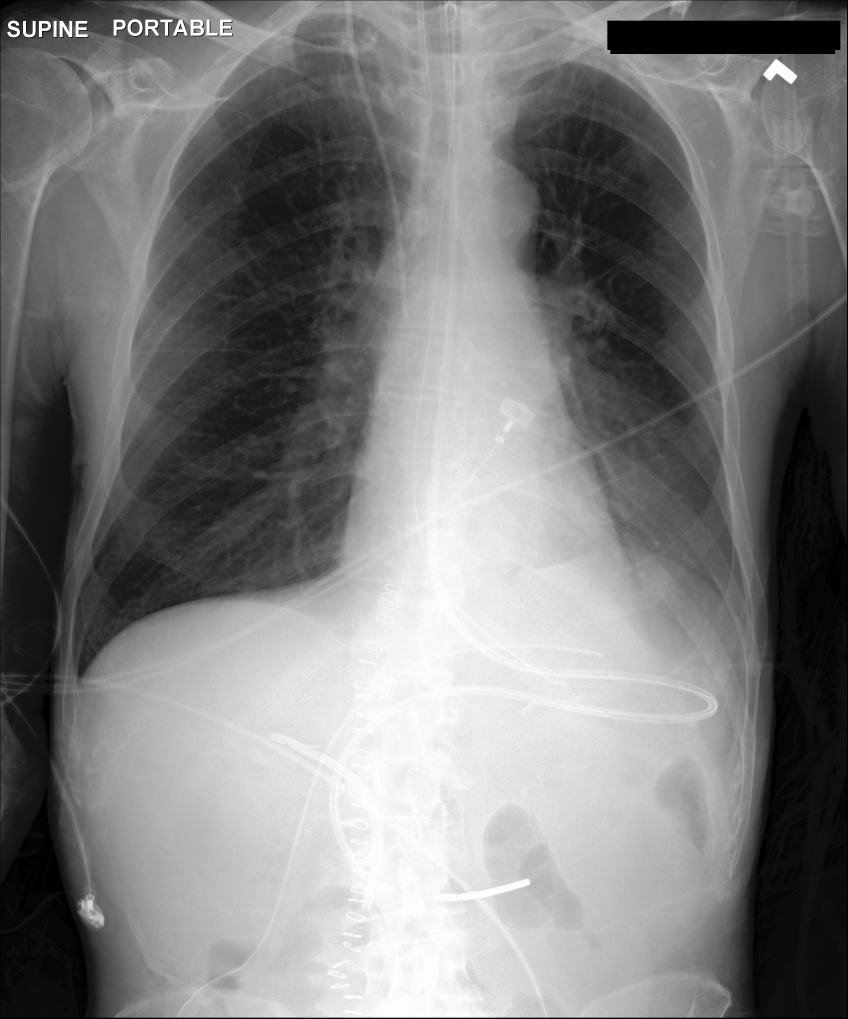
#> input picture paper_fig/worsening_prior.png, 2544 x 3056 px (shown at 1/3 size)
$ python figure.py
#> lines starting #> are read from the running program, lines starting #| are printed output that depends on the picture
import matplotlib.pyplot as plt
from PIL import Image

# Set style
plt.rcParams['font.family'] = 'serif'
plt.rcParams['font.size'] = 12

# =============================================================================
# Data
# =============================================================================
examples = [
    {
        'label': 'Worsening',
        'prior_path': 'paper_fig/worsening_prior.png',
        'current_path': 'paper_fig/worsening_current.png',
        'result_path': 'paper_fig/worsening_result.png',
        'gt': "Interval worsening of lung opacity [0.174,0.295,0.473,0.933] in right lung. Interval worsening of lung opacity [0.129,0.866,0.219,0.955] in right costophrenic angle. Interval worsening of lung opacity [0.513,0.277,0.808,0.960] in left lung. Stable atelectasis [0.513,0.277,0.808,0.960] in left lung. Stable atelectasis [0.536,0.683,0.808,0.960] in left lower lung zone. Interval worsening of lung opacity [0.732,0.857,0.821,0.946] in left costophrenic angle.",
        'output': "Interval worsening of lung opacity [0.188,0.290,0.464,0.929] in right lung. Interval worsening of lung opacity [0.188,0.661,0.464,0.929] in right lower lung zone. Interval worsening of lung opacity [0.330,0.491,0.460,0.692] in right hilar structures. Interval worsening of lung opacity [0.500,0.250,0.839,0.839] in left lung. Interval worsening of lung opacity [0.540,0.629,0.839,0.839] in left lower lung zone. Interval worsening of lung opacity [0.513,0.496,0.665,0.656] in left hilar structures."
    },
    {
        'label': 'Stable',
        'prior_path': 'paper_fig/stable_prior.png',
        'current_path': 'paper_fig/stable_current.png',
        'result_path': 'paper_fig/stable_result.png',
        'gt': "Stable atelectasis [0.237,0.094,0.589,0.531] in right lung. Stable finding [0.237,0.094,0.589,0.531] in right lung. Stable atelectasis [0.268,0.375,0.545,0.429] in right mid lung zone. Stable atelectasis [0.237,0.429,0.536,0.531] in right lower lung zone. Stable lung opacity [0.576,0.134,0.902,0.723] in left lung. Stable finding [0.576,0.134,0.902,0.723] in left lung. Stable lung opacity [0.621,0.143,0.893,0.375] in left upper lung zone. Stable lung opacity [0.625,0.375,0.902,0.500] in left mid lung zone. Stable finding [0.438,0.442,0.777,0.701] in cardiac silhouette.",
        'output': "Stable lung opacity [0.250,0.125,0.580,0.598] in right lung. Stable lung opacity [0.250,0.460,0.540,0.598] in right lower lung zone. Stable lung opacity [0.205,0.545,0.295,0.634] in right costophrenic angle. Stable lung opacity [0.580,0.170,0.871,0.750] in left lung. Stable lung opacity [0.580,0.522,0.871,0.750] in left lower lung zone. Stable lung opacity [0.826,0.688,0.915,0.777] in left costophrenic angle."
    },
    {
        'label': 'Improvement',
        'prior_path': 'paper_fig/improvement_prior.png',
        'current_path': 'paper_fig/improvement_current.png',
        'result_path': 'paper_fig/improvement_result.png',
        'gt': "Interval improvement of lung opacity [0.098,0.205,0.433,0.750] in right lung. Interval worsening of lung opacity [0.098,0.205,0.433,0.750] in right lung. Interval improvement of lung opacity [0.281,0.402,0.429,0.567] in right hilar structures. Interval improvement of lung opacity [0.478,0.219,0.768,0.638] in left lung. Interval worsening of lung opacity [0.478,0.219,0.768,0.638] in left lung. Interval improvement of lung opacity [0.478,0.411,0.616,0.518] in left hilar structures.",
        'output': "Interval improvement of lung opacity [0.089,0.219,0.433,0.759] in right lung. Interval improvement of lung opacity [0.263,0.411,0.415,0.576] in right hilar structures. Interval improvement of lung opacity [0.469,0.219,0.777,0.759] in left lung. Interval improvement of lung opacity [0.482,0.411,0.621,0.576] in left hilar structures."
    }
]

# =============================================================================
# Helper function
# =============================================================================
def resize_image(img, size=(300, 300)):
    return img.resize(size, Image.LANCZOS)

IMG_SIZE = (300, 300)

# =============================================================================
# Create figure
# =============================================================================
fig, axes = plt.subplots(3, 4, figsize=(24, 12),
                          gridspec_kw={'width_ratios': [1, 1, 1, 2.5]})

col_titles = ['Prior Image', 'Current Image', 'Prediction', 'Ground Truth / Model Output']

for row_idx, ex in enumerate(examples):
    # Load and resize images to same size
    prior_img = resize_image(Image.open(ex['prior_path']).convert('L'), IMG_SIZE)
#> in resize_image, `return img.resize(size, Image.LANCZOS)`:
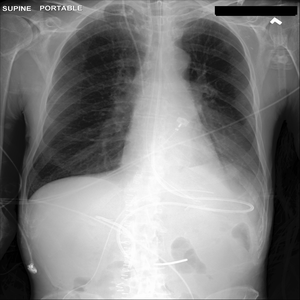
#> returned value: PIL image 300x300 L; min 0, max 255, mean 125.8
    current_img = resize_image(Image.open(ex['current_path']).convert('L'), IMG_SIZE)
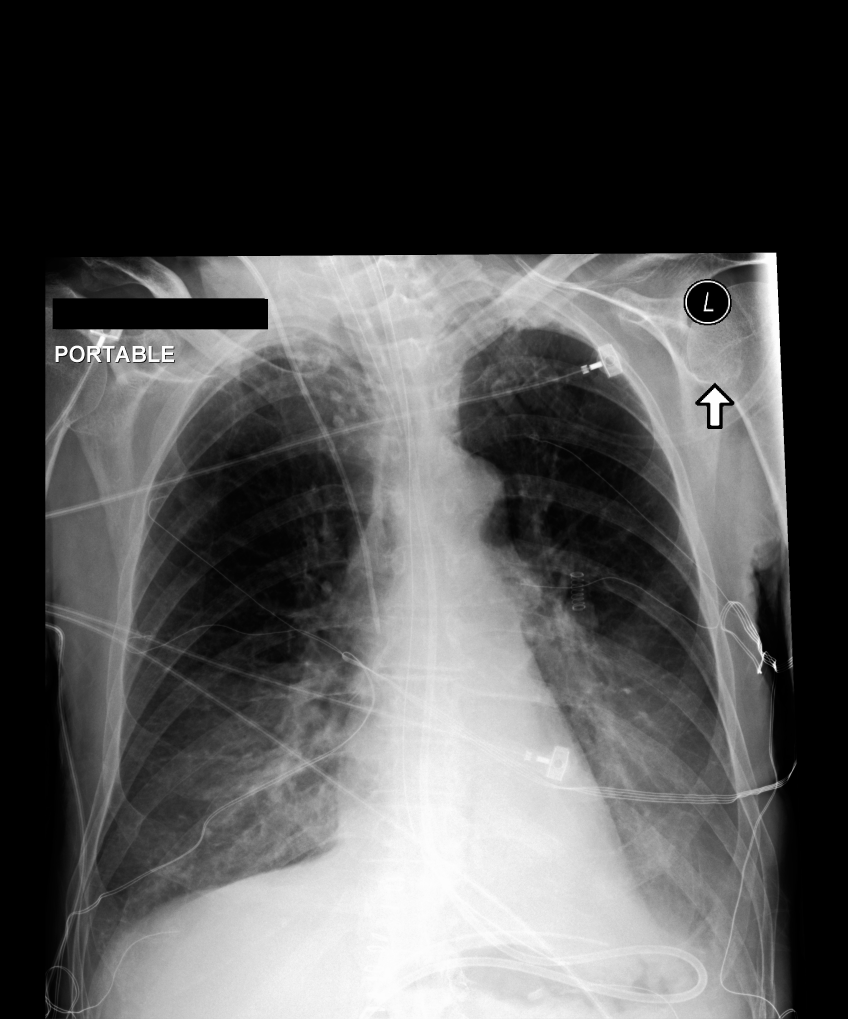
#> input picture paper_fig/worsening_current.png, 2544 x 3056 px (shown at 1/3 size)
#> call 2 of resize_image, with size = (300, 300)
#> in resize_image (call 2), `return img.resize(size, Image.LANCZOS)`:
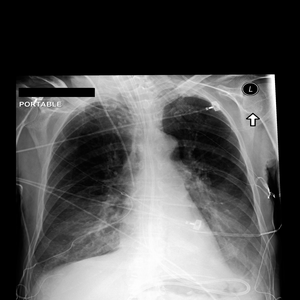
#> returned value: PIL image 300x300 L; min 0, max 255, mean 82.8
    result_img = resize_image(Image.open(ex['result_path']), IMG_SIZE)
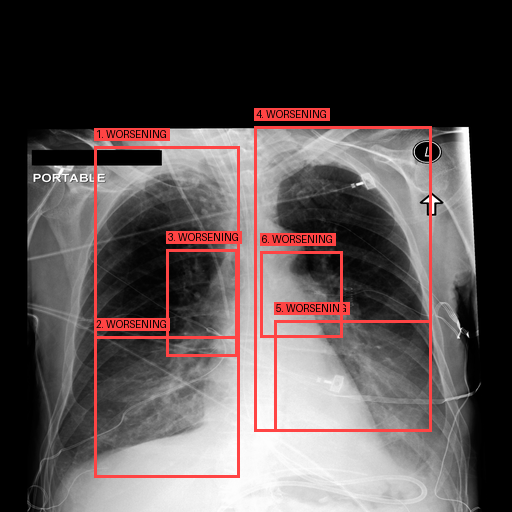
#> input picture paper_fig/worsening_result.png, 512 x 512 px
#> call 3 of resize_image, with size = (300, 300)
#> in resize_image (call 3), `return img.resize(size, Image.LANCZOS)`:
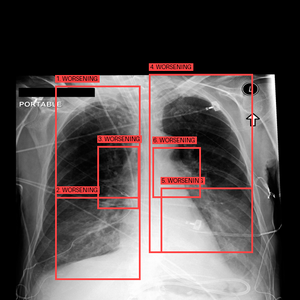
#> returned value: PIL image 300x300 RGB; mean R, G, B 89.4, 80, 80

    # Column 0: Prior image
    axes[row_idx, 0].imshow(prior_img, cmap='gray')
    axes[row_idx, 0].axis('off')

    # Column 1: Current image
    axes[row_idx, 1].imshow(current_img, cmap='gray')
    axes[row_idx, 1].axis('off')

    # Column 2: Result image
    axes[row_idx, 2].imshow(result_img)
    axes[row_idx, 2].axis('off')

    # Column 3: Text (GT and Output as paragraphs)
    axes[row_idx, 3].axis('off')

    # GT paragraph
    gt_text = f"Ground Truth: {ex['gt']}"
    axes[row_idx, 3].text(0.0, 0.95, gt_text, fontsize=15, color='black',
                          transform=axes[row_idx, 3].transAxes, va='top', ha='left',
                          wrap=True, fontfamily='serif',
                          bbox=dict(boxstyle='round,pad=0.3', facecolor='white', edgecolor='#cccccc'))

    # Output paragraph
    output_text = f"Model Output: {ex['output']}"
    axes[row_idx, 3].text(0.0, 0.45, output_text, fontsize=15, color='black',
                          transform=axes[row_idx, 3].transAxes, va='top', ha='left',
                          wrap=True, fontfamily='serif',
                          bbox=dict(boxstyle='round,pad=0.3', facecolor='white', edgecolor='#cccccc'))

    # Row label
    axes[row_idx, 0].set_ylabel(ex['label'], fontsize=14, fontweight='bold',
                                 rotation=90, labelpad=15, va='center')
#> pass 2 of the loop `for row_idx, ex in enumerate(examples):`:
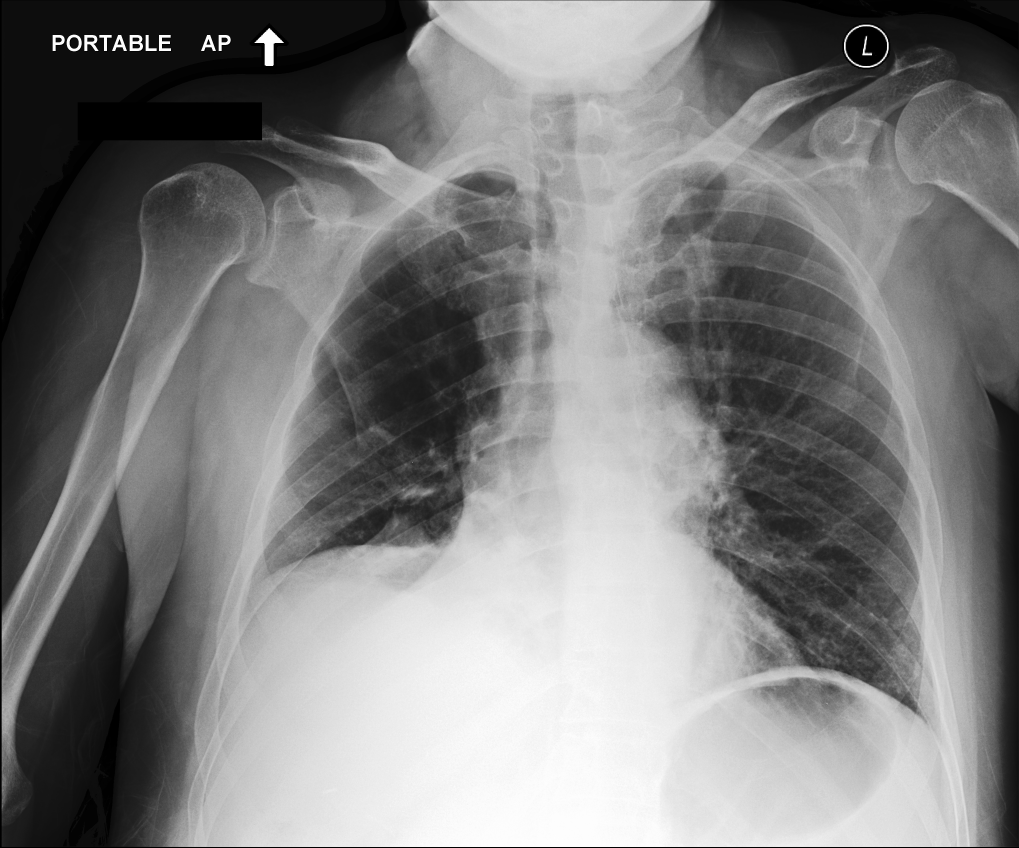
#> input picture paper_fig/stable_prior.png, 3056 x 2544 px (shown at 1/3 size)
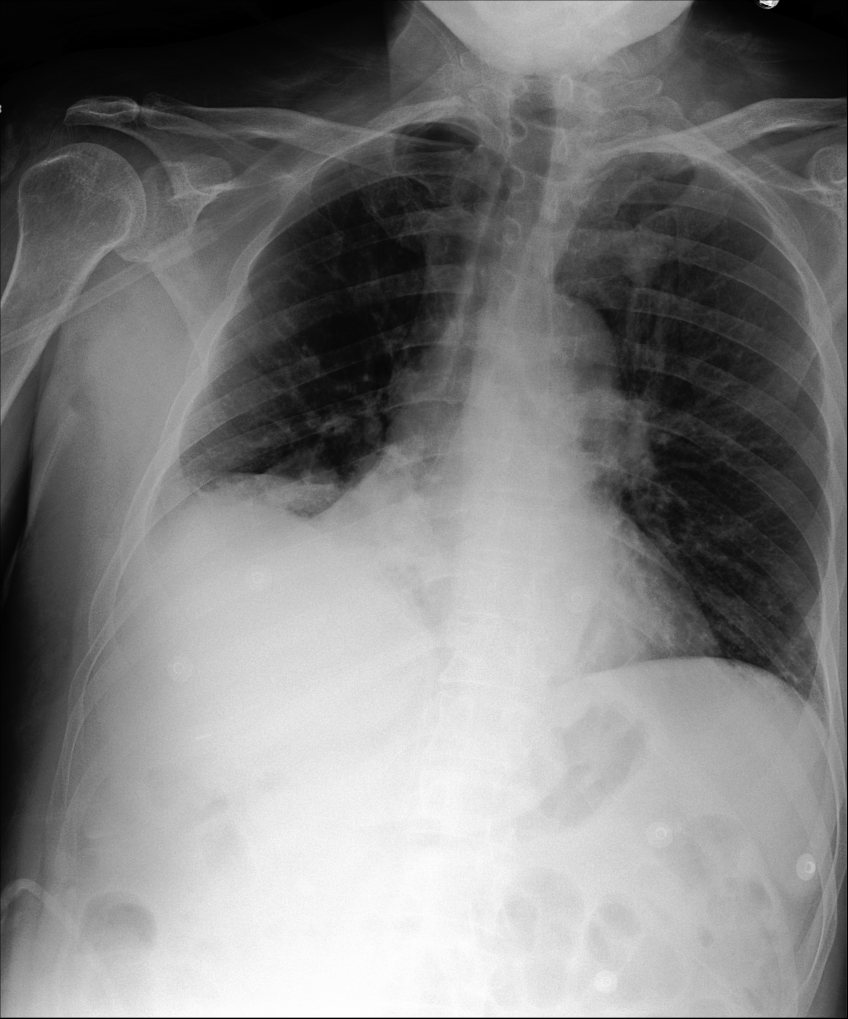
#> input picture paper_fig/stable_current.png, 2544 x 3056 px (shown at 1/3 size)
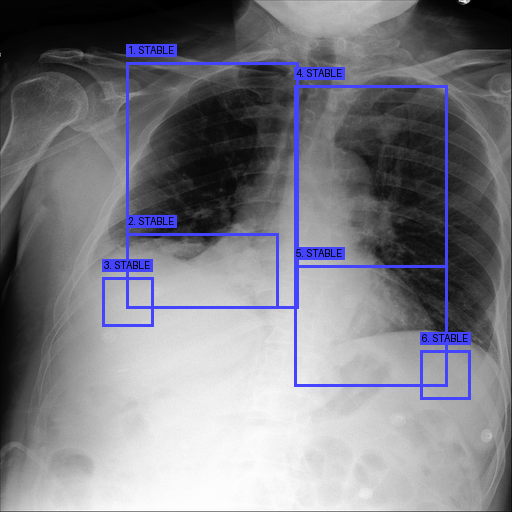
#> input picture paper_fig/stable_result.png, 512 x 512 px
#> (the run stopped early here; a loop or call above may not have finished)
